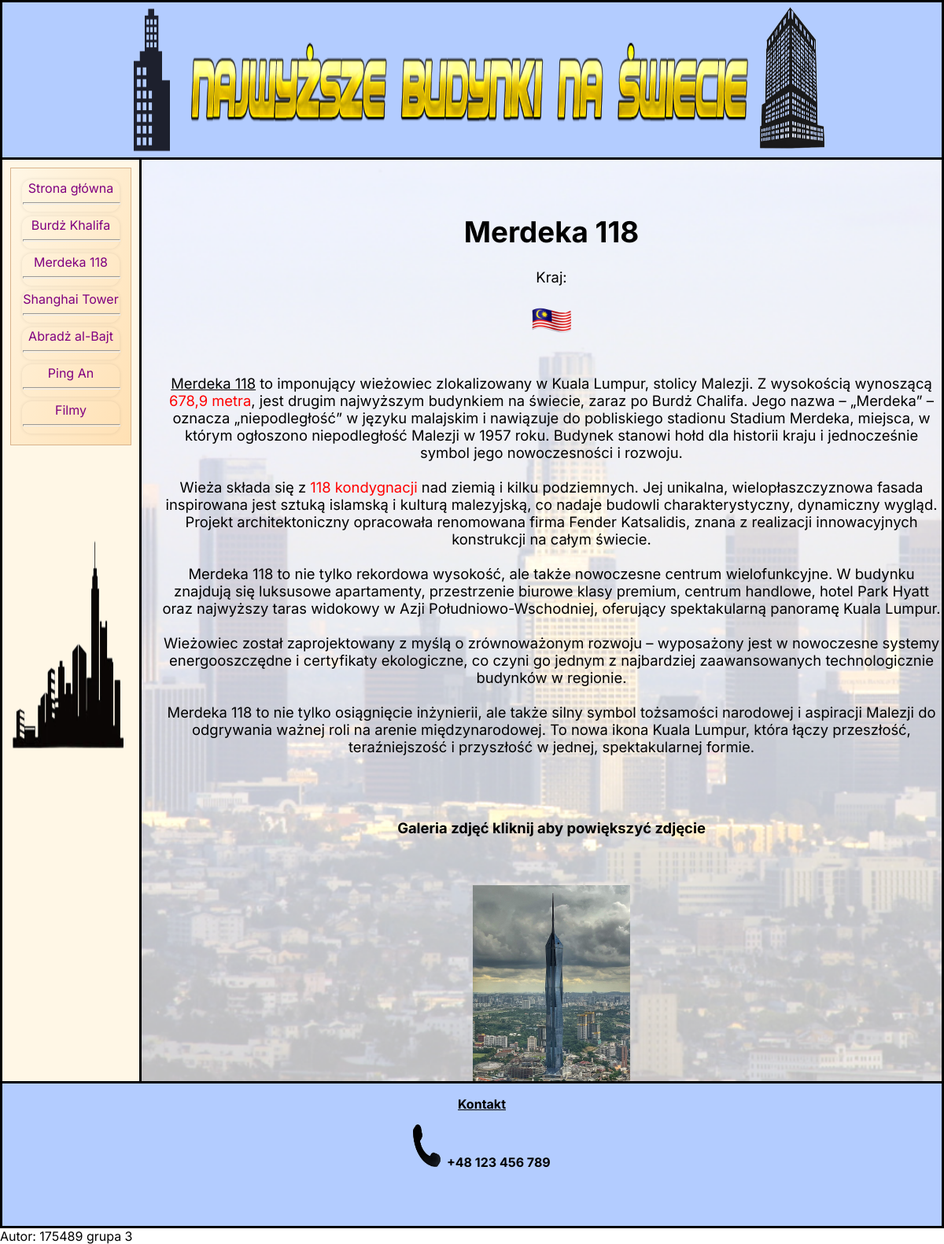
The page /index.php?idp=4 on the database its author committed.
### tables this page shows
CREATE TABLE `page_list` (
  `id` int(11) UNSIGNED NOT NULL,
  `page_title` varchar(255) NOT NULL,
  `page_content` text NOT NULL,
  `status` int(11) NOT NULL DEFAULT 1
);

### showpage.php (called while the page is built, shortened)
<?php
function PokazPodstrone($id)
{
    global $conn;
    $id_clear = intval($id);
    $query = "SELECT * FROM page_list WHERE id = '$id_clear' LIMIT 1";
    $result = mysqli_query($conn, $query);
    $row = mysqli_fetch_assoc($result);
    return $row['page_content'];
}
?>

### index.php (the view, shortened to what this page needs)
<?php
include('cfg.php');
include('showpage.php');
$idp = $_GET['idp'] ?? '1';
$page_content = PokazPodstrone($idp);
if ($page_content !== "[nie_znaleziono_strony]") {
    $strona_content = $page_content;
}
?>
<!DOCTYPE html>
<html lang="pl">
<head>
<link rel="stylesheet" href="css/style.css">
</head>
<body>
<div class="container">
  <div class="header">
    <img src="img/webp.webp" alt="szyld_obraz">
    <img src="img/Header.png" class="nieformat" alt="logo">&nbsp;&nbsp;
    <img src="img/Header4.png" alt="szyld_obraz2">
  </div>
  <div class="navigation">
    <table>
      <tr><td><a href="index.php?idp=1">Strona główna</a><hr></td></tr>
      <tr><td><a href="index.php?idp=2">Burdż Khalifa</a><hr></td></tr>
      <tr><td><a href="index.php?idp=3">Merdeka 118</a><hr></td></tr>
	  <tr><td><a href="index.php?idp=4">Shanghai Tower</a><hr></td></tr>
	  <tr><td><a href="index.php?idp=5">Abradż al-Bajt</a><hr></td></tr>
      <tr><td><a href="index.php?idp=6">Ping An</a><hr></td></tr>
      <tr><td><a href="index.php?idp=7">Filmy</a><hr></td></tr>
    </table>
    <br><br>
    <img src="img/Background_naw3.png" alt="nawigacja_obraz">
  </div>
  <div class="main">
    <?php echo $strona_content; ?>
  </div>
  <div class="footer">
    <p><u><b>Kontakt</b></u></p>
    <img src="img/Foot_P.png" alt="telefon">&nbsp;&nbsp;<span>+48 123 456 789</span>
  </div>
</div>
<?php
  $nr_indeksu = '175489';
  $nrGrupy = '3';
  echo 'Autor:  '.$nr_indeksu.' grupa '.$nrGrupy.'<br /><br />';
?>
</body>
</html>

### css/style.css (style rules this page uses)
html { font-family: 'Inter', sans-serif; }
html, body { height: 100%; margin: 0; padding: 0; box-sizing: border-box; }
div.container { height: 100%; width: 100%; float: left; box-sizing: border-box; overflow:auto; min-height: 100vh; flex-direction: column; }
a { color: purple; text-decoration: none; }
div.header { height: 13%; width: 100%; float: left; text-align:center; border-style: solid; box-sizing: border-box; display:flex; flex-wrap:wrap; background-color: #b3ccff; font-family: "Times New Roman", Times, serif; align-items: center; display: flex; justify-content: center; }
.header img { height: 100%; width: 7.5%; }
.header img.nieformat { width: 60%; height: 60%; }
div.navigation { height: 75%; width: 15%; float: left; border-style: solid; border-bottom-style: none; border-top-style: none; box-sizing: border-box; background-color: #fff7e6; }
.navigation { width:15%; background:#fff7e6; padding:10px; }
.navigation img { height: 40%; width: 100%; }
.navigation hr { width: 100%; height: 1px; }
.navigation table { width: 100%; text-align: center; border-collapse: separate; border-spacing: 6px; background: linear-gradient(to bottom right, #fff7e6, #ffe0b3); border: 1px solid #d9b38c; padding: 8px; transition: background 0.3s ease; }
.navigation table td { border-radius: 12px; box-shadow: 0 0 4px rgba(0,0,0,0.1); }
div.main { height: 75%; width: 85%; float: left; border-right-style: solid; box-sizing: border-box; padding-left: 25px; overflow:auto; background-image: url("../img/Background_LA.png"); background-size: cover; background-repeat: no-repeat; background-position: center; font-size: 115%; text-align:center; }
.main img { max-width: 100%; height: auto; cursor: pointer; }
#budynekstrona { width: 200px; cursor: pointer; }
.main img.flaga { height: auto ; width: 50px ; transition: transform 0.3s ease; cursor: pointer; }
div.footer { height: 12%; width: 100%; float: left; border-style: solid; box-sizing: border-box; padding-left: 25px; text-align:center; font-weight:bold; background-color: #b3ccff; clear: both; }
.footer img { height: 30%; width: 3%; }

### rows shown on the page
page_list: page_content "Merdeka 118 Kraj: Merdeka 118 to imponujący wieżowiec zlokalizowany w Kuala Lumpur, stolicy Malezji. Z wysokością wynoszącą 678,9 metra , jest drugim najwyższym budynkiem na świecie, zaraz po Burdż Chalifa. Jego nazwa – „Merdeka” – oznacza „niepodległość” w języku malajskim i nawiązuje do pobliskiego stadionu Stadium Merdeka, miejsca, w którym ogłoszono niepodległość Malezji w 1957 roku. Budynek stanowi hołd dla historii kraju i jednocześnie symbol jego nowoczesności i rozwoju. Wieża składa się z 118 kondygnacji nad ziemią i kilku podziemnych. Jej unikalna, wielopłaszczyznowa fasada inspirowana jest sztuką islamską i kulturą malezyjską, co nadaje budowli charakterystyczny, dynamiczny…", page_content (picture)

### other values the page prints
$nr_indeksu "175489"
$nrGrupy "3"
